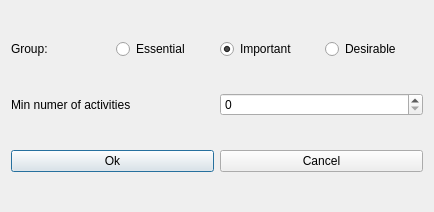
<?xml version="1.0" encoding="UTF-8"?>
<ui version="4.0">
 <class>ModifyConstraintMinActivitiesForAllTeachersForm_template</class>
 <widget class="QDialog" name="ModifyConstraintMinActivitiesForAllTeachersForm_template">
  <property name="geometry">
   <rect>
    <x>0</x>
    <y>0</y>
    <width>434</width>
    <height>212</height>
   </rect>
  </property>
  <property name="windowTitle">
   <string extracomment="This is the title of the dialog to modify a constraint of this type">Modify min activities for all teachers</string>
  </property>
  <layout class="QVBoxLayout" name="verticalLayout">
   <item>
    <layout class="QHBoxLayout" name="horizontalLayout_4">
     <item>
      <widget class="QLabel" name="groupTextLabel">
       <property name="text">
        <string>Group:</string>
       </property>
      </widget>
     </item>
     <item>
      <widget class="QRadioButton" name="essentialRadioButton">
       <property name="text">
        <string>Essential</string>
       </property>
      </widget>
     </item>
     <item>
      <widget class="QRadioButton" name="importantRadioButton">
       <property name="text">
        <string>Important</string>
       </property>
       <property name="checked">
        <bool>true</bool>
       </property>
      </widget>
     </item>
     <item>
      <widget class="QRadioButton" name="desirableRadioButton">
       <property name="text">
        <string>Desirable</string>
       </property>
      </widget>
     </item>
    </layout>
   </item>
   <item>
    <layout class="QHBoxLayout" name="horizontalLayout_2">
     <item>
      <widget class="QLabel" name="maxHoursTextLabel">
       <property name="frameShape">
        <enum>QFrame::NoFrame</enum>
       </property>
       <property name="frameShadow">
        <enum>QFrame::Plain</enum>
       </property>
       <property name="text">
        <string>Min numer of activities</string>
       </property>
       <property name="wordWrap">
        <bool>false</bool>
       </property>
      </widget>
     </item>
     <item>
      <widget class="QSpinBox" name="minActsSpinBox"/>
     </item>
    </layout>
   </item>
   <item>
    <layout class="QHBoxLayout" name="horizontalLayout_3">
     <item>
      <widget class="QPushButton" name="okPushButton">
       <property name="text">
        <string>Ok</string>
       </property>
      </widget>
     </item>
     <item>
      <widget class="QPushButton" name="cancelPushButton">
       <property name="text">
        <string>Cancel</string>
       </property>
      </widget>
     </item>
    </layout>
   </item>
  </layout>
 </widget>
 <layoutdefault spacing="6" margin="11"/>
 <resources/>
 <connections/>
</ui>
